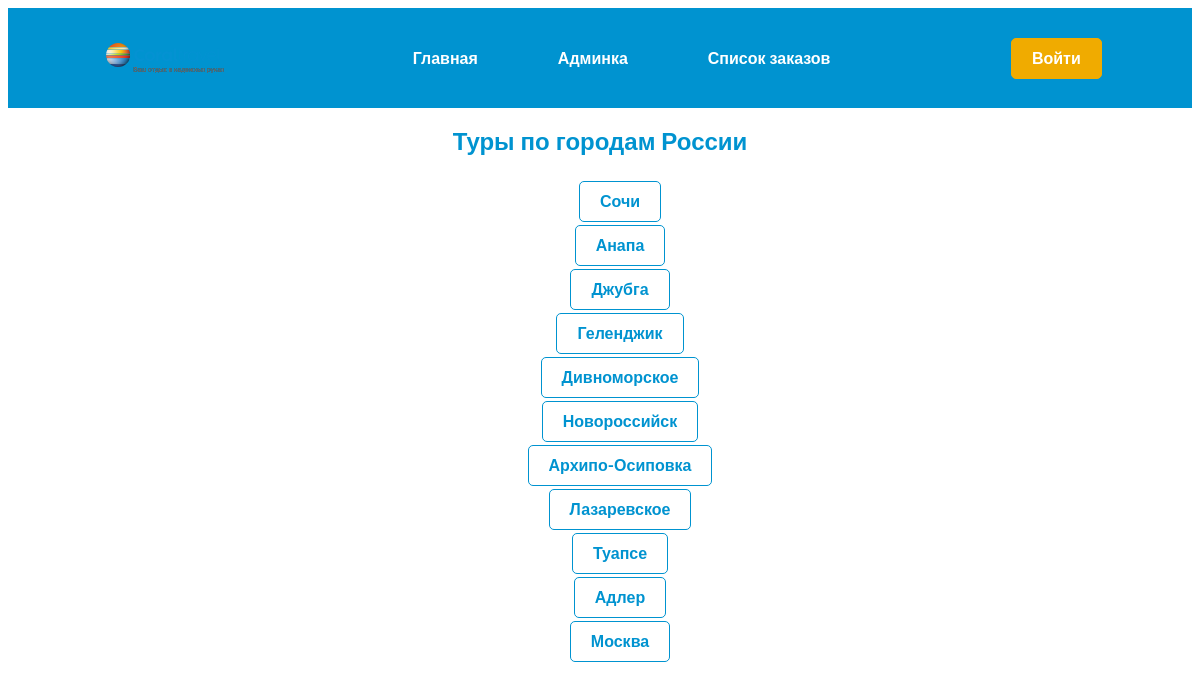
/main/, run on the app's committed database.
### travels/models.py (models this page shows, shortened)
class City(models.Model):
	name = models.CharField(max_length=40)
	slug = models.SlugField(default='', null=False, blank=True)
	history = HistoricalRecords()
	def get_url(self):
		return reverse('city_offers-detail', args=[self.slug])

### travels/views.py (the view)
# urls.py: path('main/', views.main),
def main(request):
	cities = City.objects.all()
	return render(request, 'travels/main.html' , {'cities': cities})

### travels/templates/travels/main.html (shortened to what this page needs)
{% extends 'travels/base.html' %}
{% block content %}
 	<section class="main">
 		<div class="main__wrapper">
 			<h1 class="main__heading">Туры по городам России</h1>
 			<ul class="main__list">
 				{% for city in cities  %}
 					<li class="main__item">
 						<a class="main__link" href="{{city.get_url}}">{{ city.name }}</a>
 					</li>
 				{% endfor %}
 			</ul>
 		</div>
 	</section>
{% endblock %}

### travels/static/travels/css/style.css (style rules this page uses)
html { font-family: "Roboto", sans-serif; }
h1 { color: #0093D0; font-weight: 900; }
a { text-decoration: none; color: #0093D0; font-weight: 700; }
li { list-style-type: none; }
.main__wrapper { max-width: 1200px; margin: 0 auto; display: flex; flex-direction: column; align-items: center; }
.main__wrapper ul { display: flex; flex-direction: column; row-gap: 25px; align-items: center; }
.main__wrapper .main__link { padding: 10px 20px; border: 1px solid #0093D0; border-radius: 5px; }

### data on the page
City: name "Сочи"
City: name "Анапа"
City: name "Джубга"
City: name "Геленджик"
City: name "Дивноморское"
City: name "Новороссийск"
City: name "Архипо-Осиповка"
City: name "Лазаревское"
City: name "Туапсе"
City: name "Адлер"
City: name "Москва"
